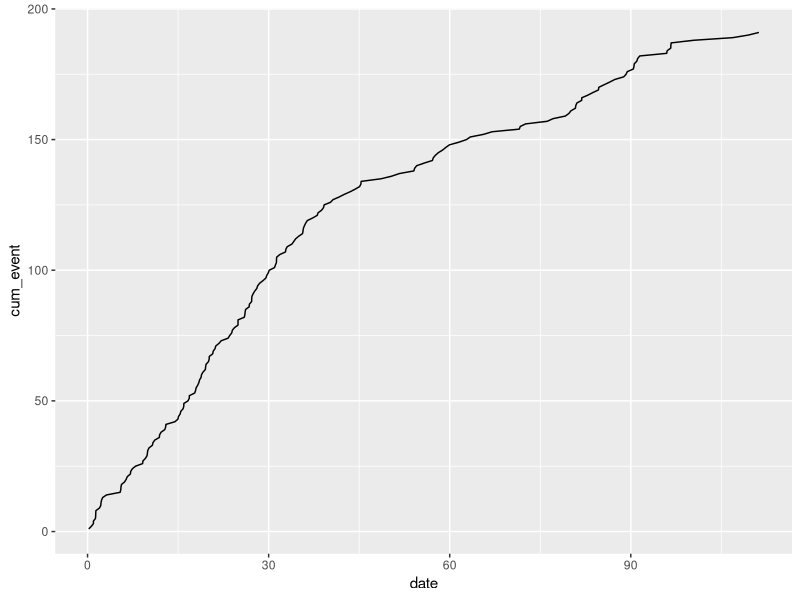

The R source for this figure: (Note: this script raises an error after producing the figure.)
#implemetn MCMC


# Want Q to be a random walk


# f_cond_beta <- function(beta, lambda_0, lambda_1){
#   return(exp(-1/beta * (lambda_0 + lambda_1 + 1))*(1/beta)^5)
# }

MH_alg <- function(n,data, t_0,t_2, t, lambda_0,lambda_1, beta, sigma){

  y_0 = sum(data[date <t]$event)
  y_1 = sum(data[date>= t]$event)
  y_0
  y_1
  
  t = t
  t
  beta = beta
  results <- matrix(nrow = n, ncol = 5)
  results[1, 1:5] <- c(t, lambda_0, lambda_1, beta, 1)
  for(i in 2:n){
    print(i)
    results[2:10, 1:4]
    #print("t")
    #print(results[i-1,1])
    t_old <- results[i-1, 1]
    
    y_0_o = sum(data[date <t_old]$event)
    y_1_o = sum(data[date>= t_old]$event)
    #print(i)
    #gibs step
    
    beta <- results[i-1, 4]
    beta
    
    lambda_0 <- rgamma(1, y_0 + 2, scale = 1/(t_old - t_0 + 1/beta))
    lambda_1 <- rgamma(1, y_1 + 2, scale = 1/(t_2 - t_old + 1/beta))
    
    
    lambda_0
    lambda_1
    beta_tilde <- rgamma(1, 6, scale = 1/(lambda_0 + lambda_1 + 1)) #is this okay to d0?
    beta_tilde
    beta <- 1/beta_tilde
    beta
    results[i, 2:4] <- c( lambda_0, lambda_1, beta)
    
    #MH step
    
    t_old <- results[i-1, 1]
    t_new <- rnorm(1, t_old, sigma)
    t_new
    print(t_new)
    
    y_0_n = sum(data[date <t_new]$event)
    y_1_n = sum(data[date>= t_new]$event)
    #print(c("T_old", t_old, "T_new", t_new))
    ## acceptannce prob
    
    a_log <- (y_0_n +1)*log(lambda_0) + (y_1_n +1)*log(lambda_1) - t_new *(lambda_0 - lambda_1 ) - ((y_0_o +1)*log(lambda_0) + (y_1_o +1)*log(lambda_1) - t_old *(lambda_0 - lambda_1 ))
    
    a_log
    
#    a <-  (lambda_0^{y_0_n+1} *lambda_1^{y_1_n+1}*exp(-t_new *(lambda_0 - lambda_1 )))/(lambda_0^{y_0_o+1} *lambda_1^{y_1_o+1}*exp(-t_old *(lambda_0 - lambda_1 )))

 #   print(a)
    
    exp(a_log)
    
    
    u <- runif(1)
    u
    results[i, 5] <-  a
    if (u< exp(a_log)){
      results[i, 1] <-  t_new
    } else{
      results[i,1] <- t_old
      }
  }
  return (results)
}


library(boot)
library(data.table)
library(tidyr)
library(ggplot2)

data <- as.data.table(coal)
data[, event:= 1]
data[, cum_event := cumsum(event)]
data[, date := date- 1851]
q <- ggplot(data = data, aes(x = date, y = cum_event))
q <- q + geom_line()
q

t = 45

lambda_0 <- 10 #135/50
lambda_1 <- 5 #56/50
beta = 3

n = 10000
t_0 = 0
t_2 = 112 #maybe should be 1963? 

sigma = 3

sim_MH <- MH_alg(n,data, t_0, t_2, t, lambda_0,lambda_1, beta, sigma)

sim_MH <- as.data.table(sim_MH)

setnames(sim_MH, c("t", "lambda_0", "lambda_1", "beta", "a"))

sim_MH[, itteration := seq(1:n)]
sim_MH

q <- ggplot(data = sim_MH, aes(x = itteration) )
q <- q + geom_line(aes(y = lambda_0, colour = "lambda_0"))
q
q <- ggplot(data = sim_MH, aes(x = itteration) )
q <- q + geom_line(aes(y = lambda_1, colour = "lambda_1"))
q
q <- ggplot(data = sim_MH, aes(x = itteration) )
q <- q + geom_line(aes(y = beta, colour = "beta"))
q
q <- ggplot(data = sim_MH, aes(x = itteration) )
q <- q + geom_line(aes(y = t, colour = "t"))
q
#only beta has a burn in period! kind of

summary(sim_MH)
2.92*45 + 0.92*(112-45)
#seems very reasonable!! 


##Looking at the acf of t

burnin <- 1000

sim_t <- sim_MH$t[burnin:n]

acf(sim_t)
